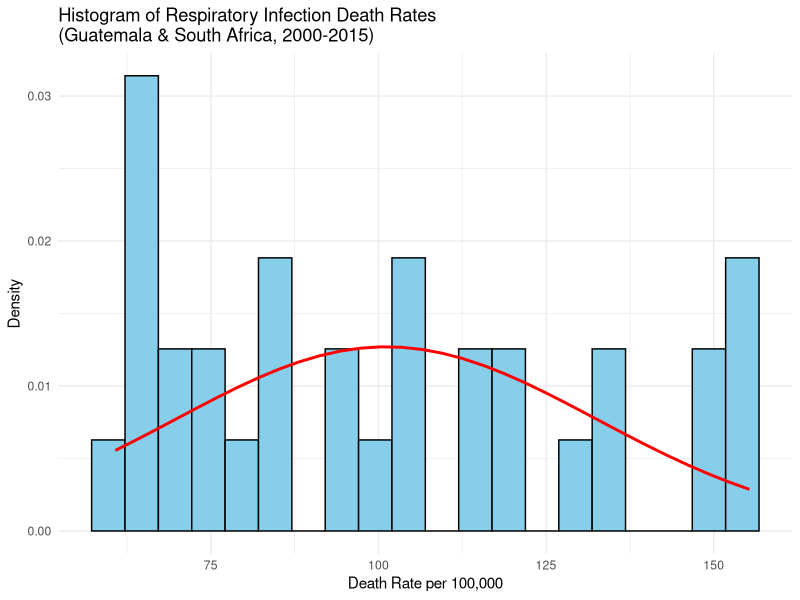

This chart was generated by the following R code:
# Load necessary libraries
library(ggplot2)
library(dplyr)

# Load the data
data <- read.csv("5- respiratory-infection-death-rate-who-mdb.csv")

# Rename columns for clarity
colnames(data) <- c("Entity", "Code", "Year", "Death_Rate")

# Convert Death_Rate to numeric and filter for relevant countries and years
data$Death_Rate <- as.numeric(data$Death_Rate)
filtered_data <- data %>%
  filter(Entity %in% c("Guatemala", "South Africa") & Year >= 2000 & Year <= 2015)

# Fit a normal distribution
mean_value <- mean(filtered_data$Death_Rate, na.rm = TRUE)
sd_value <- sd(filtered_data$Death_Rate, na.rm = TRUE)

# Generate the bell curve
x <- seq(min(filtered_data$Death_Rate, na.rm = TRUE), max(filtered_data$Death_Rate, na.rm = TRUE), length = 32)
y <- dnorm(x, mean = mean_value, sd = sd_value)

# Plot the histogram with bell curve
ggplot(filtered_data, aes(x = Death_Rate)) +
  geom_histogram(aes(y = ..density..), bins = 20, fill = "skyblue", color = "black") +
  geom_line(aes(x = x, y = y), color = "red", size = 1) +
  labs(
    title = "Histogram of Respiratory Infection Death Rates\n(Guatemala & South Africa, 2000-2015)",
    x = "Death Rate per 100,000",
    y = "Density"
  ) +
  theme_minimal()
